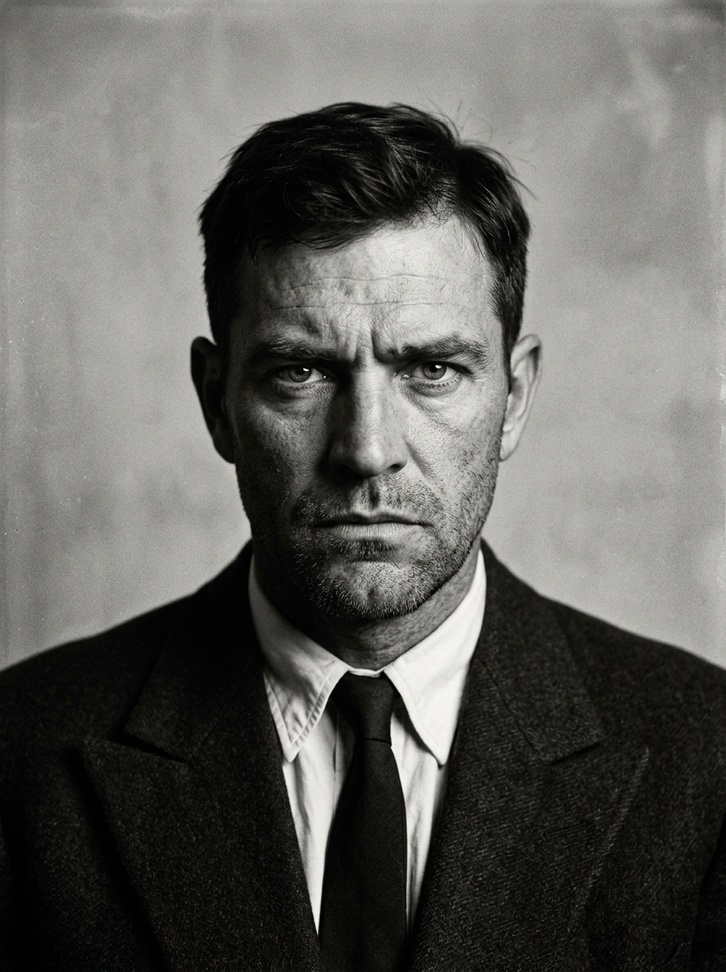
#> input picture assets/neuro/base_1.jpg, 726 x 972 px, shrunk from 896 x 1200 before the run, found by its file name; its folder holds only this picture in this run
$ python generate_more_parts.py
#> lines starting #> are read from the running program, lines starting #| are printed output that depends on the picture
import os
from PIL import Image, ImageFilter, ImageEnhance
import numpy as np

BASE_DIR = '/home/quartz/Desktop/dossier-generator/assets/neuro'
PARTS_DIR = '/home/quartz/Desktop/dossier-generator/assets/neuro/parts'

def dodge(front, back):
    result = front * 255.0 / (255.0 - back + 1e-6)
    result[result > 255] = 255
    result[back == 255] = 255
    return result.astype('uint8')

def make_transparent_sketch(img):
    enhancer = ImageEnhance.Contrast(img)
    img = enhancer.enhance(2.0)

    enhancer = ImageEnhance.Brightness(img)
    img = enhancer.enhance(1.5)

    inv_img = Image.eval(img, lambda x: 255 - x)
    blurred = inv_img.filter(ImageFilter.GaussianBlur(15))

    blurred_np = np.array(blurred).astype(np.float32)
    img_np = np.array(img).astype(np.float32)

    sketch = dodge(blurred_np, img_np)

    alpha = 255 - sketch
    alpha[alpha < 80] = 0
    alpha = np.clip(alpha * 1.5, 0, 255)

    out = np.zeros((sketch.shape[0], sketch.shape[1], 4), dtype=np.uint8)
    out[..., 3] = alpha
    return Image.fromarray(out)

def process_base(base_index):
#> called with base_index = 1
    path = os.path.join(BASE_DIR, f'base_{base_index}.jpg')
    if not os.path.exists(path):
        return

    print(f"Processing base_{base_index}.jpg")
    img = Image.open(path).convert('L')

    w, h = img.size
#> w = 726; h = 972

    face = make_transparent_sketch(img)
    face.save(os.path.join(PARTS_DIR, f'face_{base_index+2}.png'))

    eyes_img = img.crop((int(w*0.15), int(h*0.35), int(w*0.85), int(h*0.52)))
    eyes = make_transparent_sketch(eyes_img)
    eyes.save(os.path.join(PARTS_DIR, f'eyes_{base_index+2}.png'))

    nose_img = img.crop((int(w*0.35), int(h*0.50), int(w*0.65), int(h*0.70)))
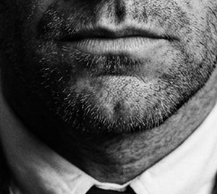
#> nose_img: PIL image 217x194 L; min 0, max 245, mean 88.6
    nose = make_transparent_sketch(nose_img)
#> in make_transparent_sketch (call 3), `inv_img = Image.eval(img, lambda x: 255 - x)`:
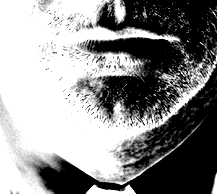
#> inv_img: PIL image 217x194 L; min 0, max 255, mean 140.4
#> in make_transparent_sketch (call 3), `blurred = inv_img.filter(ImageFilter.GaussianBlur(15))`:
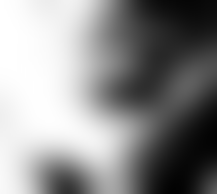
#> blurred: PIL image 217x194 L; min 1, max 255, mean 141.5
#> in make_transparent_sketch (call 3), `alpha = np.clip(alpha * 1.5, 0, 255)`:
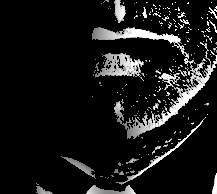
#> alpha: shape (194, 217) float64; min 0, max 255, mean 23.7
#> in make_transparent_sketch (call 3), `out[..., 3] = alpha`:
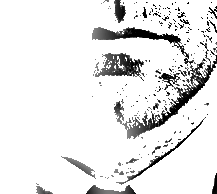
#> out: shape (194, 217, 4); mean of channels 0, 1, 2, 3 0, 0, 0, 23.7; transparent parts drawn white
    nose.save(os.path.join(PARTS_DIR, f'nose_{base_index+2}.png'))

    mouth_img = img.crop((int(w*0.30), int(h*0.68), int(w*0.70), int(h*0.85)))
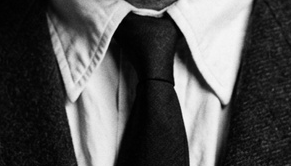
#> mouth_img: PIL image 291x166 L; min 0, max 248, mean 84.3
    mouth = make_transparent_sketch(mouth_img)
#> in make_transparent_sketch (call 4), `img = enhancer.enhance(1.5)`:
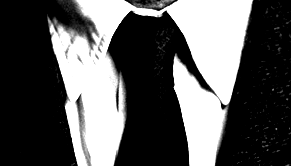
#> img: PIL image 291x166 L; min 0, max 255, mean 90.4
    mouth.save(os.path.join(PARTS_DIR, f'mouth_{base_index+2}.png'))

if __name__ == '__main__':
    for i in range(1, 5):
        process_base(i)
    print("Generation complete.")
